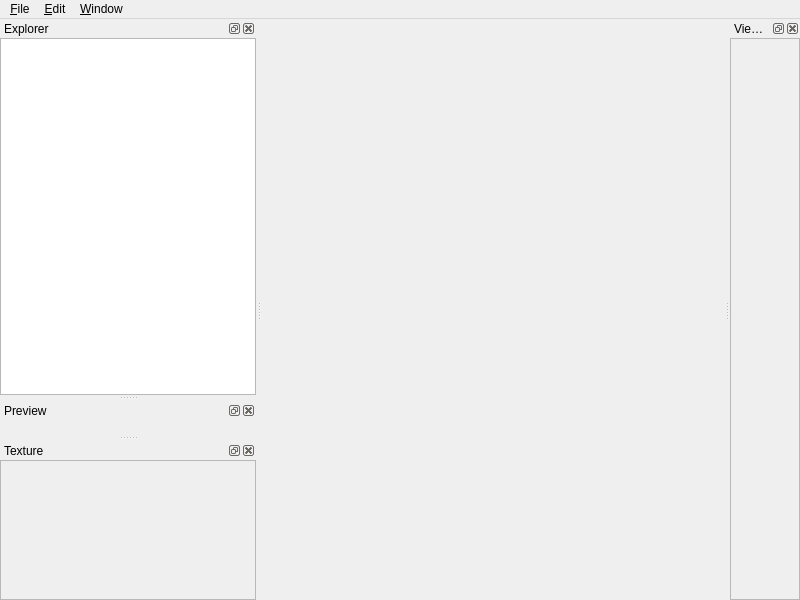
<?xml version="1.0" encoding="UTF-8"?>
<ui version="4.0">
 <class>MainWindow</class>
 <widget class="QMainWindow" name="MainWindow">
  <property name="geometry">
   <rect>
    <x>0</x>
    <y>0</y>
    <width>800</width>
    <height>600</height>
   </rect>
  </property>
  <property name="windowTitle">
   <string/>
  </property>
  <widget class="QWidget" name="centralwidget">
   <layout class="QHBoxLayout" name="horizontalLayout">
    <property name="spacing">
     <number>0</number>
    </property>
    <property name="leftMargin">
     <number>0</number>
    </property>
    <property name="topMargin">
     <number>0</number>
    </property>
    <property name="rightMargin">
     <number>0</number>
    </property>
    <property name="bottomMargin">
     <number>0</number>
    </property>
    <item>
     <widget class="ViewerWidget" name="viewer" native="true"/>
    </item>
   </layout>
  </widget>
  <widget class="QMenuBar" name="menubar">
   <property name="geometry">
    <rect>
     <x>0</x>
     <y>0</y>
     <width>800</width>
     <height>26</height>
    </rect>
   </property>
   <widget class="QMenu" name="menu_file">
    <property name="title">
     <string>&amp;File</string>
    </property>
    <addaction name="action_open_model"/>
    <addaction name="action_open_animation"/>
    <addaction name="separator"/>
    <addaction name="action_save_model"/>
    <addaction name="action_save_model_as"/>
    <addaction name="separator"/>
    <addaction name="action_quit"/>
   </widget>
   <widget class="QMenu" name="menu_edit">
    <property name="title">
     <string>&amp;Edit</string>
    </property>
   </widget>
   <widget class="QMenu" name="menu_window">
    <property name="title">
     <string>&amp;Window</string>
    </property>
   </widget>
   <addaction name="menu_file"/>
   <addaction name="menu_edit"/>
   <addaction name="menu_window"/>
  </widget>
  <widget class="QDockWidget" name="dock_explorer">
   <property name="windowTitle">
    <string>Explorer</string>
   </property>
   <attribute name="dockWidgetArea">
    <number>1</number>
   </attribute>
   <widget class="QWidget" name="dock_explorer_contents">
    <layout class="QVBoxLayout" name="verticalLayout">
     <property name="spacing">
      <number>0</number>
     </property>
     <property name="leftMargin">
      <number>0</number>
     </property>
     <property name="topMargin">
      <number>0</number>
     </property>
     <property name="rightMargin">
      <number>0</number>
     </property>
     <property name="bottomMargin">
      <number>0</number>
     </property>
     <item>
      <widget class="ExplorerWidget" name="explorer">
       <property name="contextMenuPolicy">
        <enum>Qt::CustomContextMenu</enum>
       </property>
       <attribute name="headerVisible">
        <bool>false</bool>
       </attribute>
       <column>
        <property name="text">
         <string notr="true">1</string>
        </property>
       </column>
      </widget>
     </item>
    </layout>
   </widget>
  </widget>
  <widget class="QDockWidget" name="dock_preview">
   <property name="sizePolicy">
    <sizepolicy hsizetype="Preferred" vsizetype="Preferred">
     <horstretch>0</horstretch>
     <verstretch>100</verstretch>
    </sizepolicy>
   </property>
   <property name="sizeIncrement">
    <size>
     <width>0</width>
     <height>50</height>
    </size>
   </property>
   <property name="baseSize">
    <size>
     <width>0</width>
     <height>100</height>
    </size>
   </property>
   <property name="windowTitle">
    <string>Preview</string>
   </property>
   <attribute name="dockWidgetArea">
    <number>1</number>
   </attribute>
   <widget class="QWidget" name="dock_preview_contents"/>
  </widget>
  <widget class="QDockWidget" name="dock_view_settings">
   <property name="windowTitle">
    <string>View Settings</string>
   </property>
   <attribute name="dockWidgetArea">
    <number>2</number>
   </attribute>
   <widget class="QWidget" name="dock_view_settings_contents">
    <layout class="QVBoxLayout" name="verticalLayout_2">
     <property name="spacing">
      <number>0</number>
     </property>
     <property name="leftMargin">
      <number>0</number>
     </property>
     <property name="topMargin">
      <number>0</number>
     </property>
     <property name="rightMargin">
      <number>0</number>
     </property>
     <property name="bottomMargin">
      <number>0</number>
     </property>
     <item>
      <widget class="QScrollArea" name="scroll_area_view_settings">
       <property name="widgetResizable">
        <bool>true</bool>
       </property>
       <widget class="ViewSettingsForm" name="view_settings">
        <property name="geometry">
         <rect>
          <x>0</x>
          <y>0</y>
          <width>89</width>
          <height>546</height>
         </rect>
        </property>
       </widget>
      </widget>
     </item>
    </layout>
   </widget>
  </widget>
  <widget class="QDockWidget" name="dock_texture">
   <property name="windowTitle">
    <string>Texture</string>
   </property>
   <attribute name="dockWidgetArea">
    <number>1</number>
   </attribute>
   <widget class="QWidget" name="dock_texture_contents">
    <layout class="QVBoxLayout" name="verticalLayout_3">
     <property name="spacing">
      <number>0</number>
     </property>
     <property name="leftMargin">
      <number>0</number>
     </property>
     <property name="topMargin">
      <number>0</number>
     </property>
     <property name="rightMargin">
      <number>0</number>
     </property>
     <property name="bottomMargin">
      <number>0</number>
     </property>
     <item>
      <widget class="QScrollArea" name="scroll_area_texture">
       <property name="widgetResizable">
        <bool>true</bool>
       </property>
       <widget class="TextureForm" name="texture">
        <property name="geometry">
         <rect>
          <x>0</x>
          <y>0</y>
          <width>254</width>
          <height>145</height>
         </rect>
        </property>
       </widget>
      </widget>
     </item>
    </layout>
   </widget>
  </widget>
  <action name="action_open_model">
   <property name="text">
    <string>&amp;Open Model...</string>
   </property>
  </action>
  <action name="action_open_animation">
   <property name="text">
    <string>Open Animation...</string>
   </property>
  </action>
  <action name="action_save_model">
   <property name="text">
    <string>&amp;Save Model</string>
   </property>
  </action>
  <action name="action_save_model_as">
   <property name="text">
    <string>Save Model &amp;As...</string>
   </property>
  </action>
  <action name="action_quit">
   <property name="text">
    <string>&amp;Quit</string>
   </property>
  </action>
  <action name="action_texture_export">
   <property name="text">
    <string>&amp;Export</string>
   </property>
  </action>
  <action name="action_texture_replace">
   <property name="text">
    <string>&amp;Replace</string>
   </property>
  </action>
 </widget>
 <customwidgets>
  <customwidget>
   <class>ExplorerWidget</class>
   <extends>QTreeWidget</extends>
   <header>explorer_widget</header>
  </customwidget>
  <customwidget>
   <class>ViewerWidget</class>
   <extends>QWidget</extends>
   <header>viewer_widget</header>
   <container>1</container>
  </customwidget>
  <customwidget>
   <class>ViewSettingsForm</class>
   <extends>QWidget</extends>
   <header>forms</header>
   <container>1</container>
  </customwidget>
  <customwidget>
   <class>TextureForm</class>
   <extends>QWidget</extends>
   <header>forms</header>
   <container>1</container>
  </customwidget>
 </customwidgets>
 <resources/>
 <connections>
  <connection>
   <sender>action_quit</sender>
   <signal>triggered()</signal>
   <receiver>MainWindow</receiver>
   <slot>close()</slot>
   <hints>
    <hint type="sourcelabel">
     <x>-1</x>
     <y>-1</y>
    </hint>
    <hint type="destinationlabel">
     <x>399</x>
     <y>299</y>
    </hint>
   </hints>
  </connection>
 </connections>
</ui>
